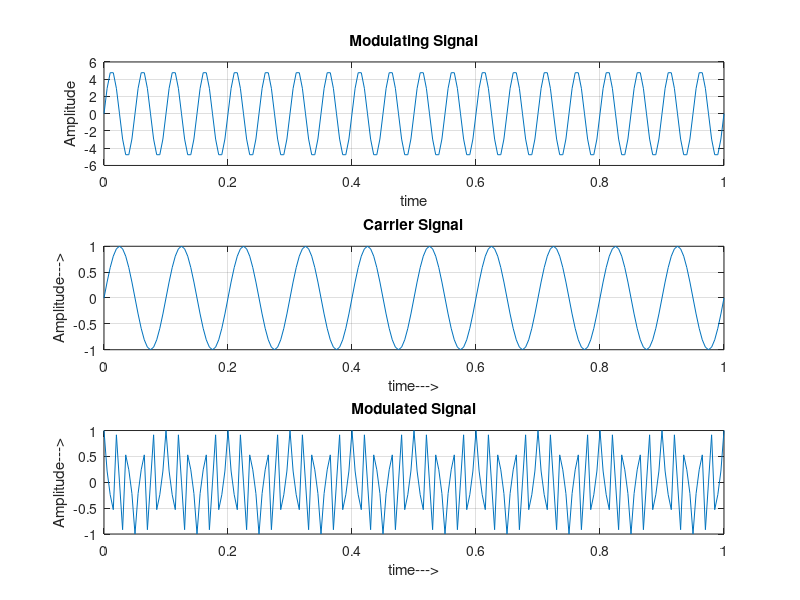

This figure's MATLAB source:
clc; %clears the command window
clear; %clears all variable from the workspace
close all; %closes all open figures


%Fm must be at least 2*Fc

t=0:0.005:1; %Time vector with .01 intervals from 0 to 5

fc=10;
fm=20;

%Modulating Signal
m=5*sin(2*pi*fm*t);

%Carrier Signal
c=sin(2*pi*fc*t);

%Phase Modulated signal
PhaseDev= pi/2; %Defines the phase deviation
Pm = cos(2*pi*fc*t + PhaseDev*m);



subplot(3,1,1)
plot(t,m)
grid on;
title("Modulating Signal")
xlabel('time')
ylabel('Amplitude')

subplot(3,1,2)
plot(t,c)
grid on;
title("Carrier Signal")
xlabel('time--->')
ylabel('Amplitude--->')

subplot(3,1,3)
plot(t,Pm)
grid on;
title("Modulated Signal")
xlabel('time--->')
ylabel('Amplitude--->')

